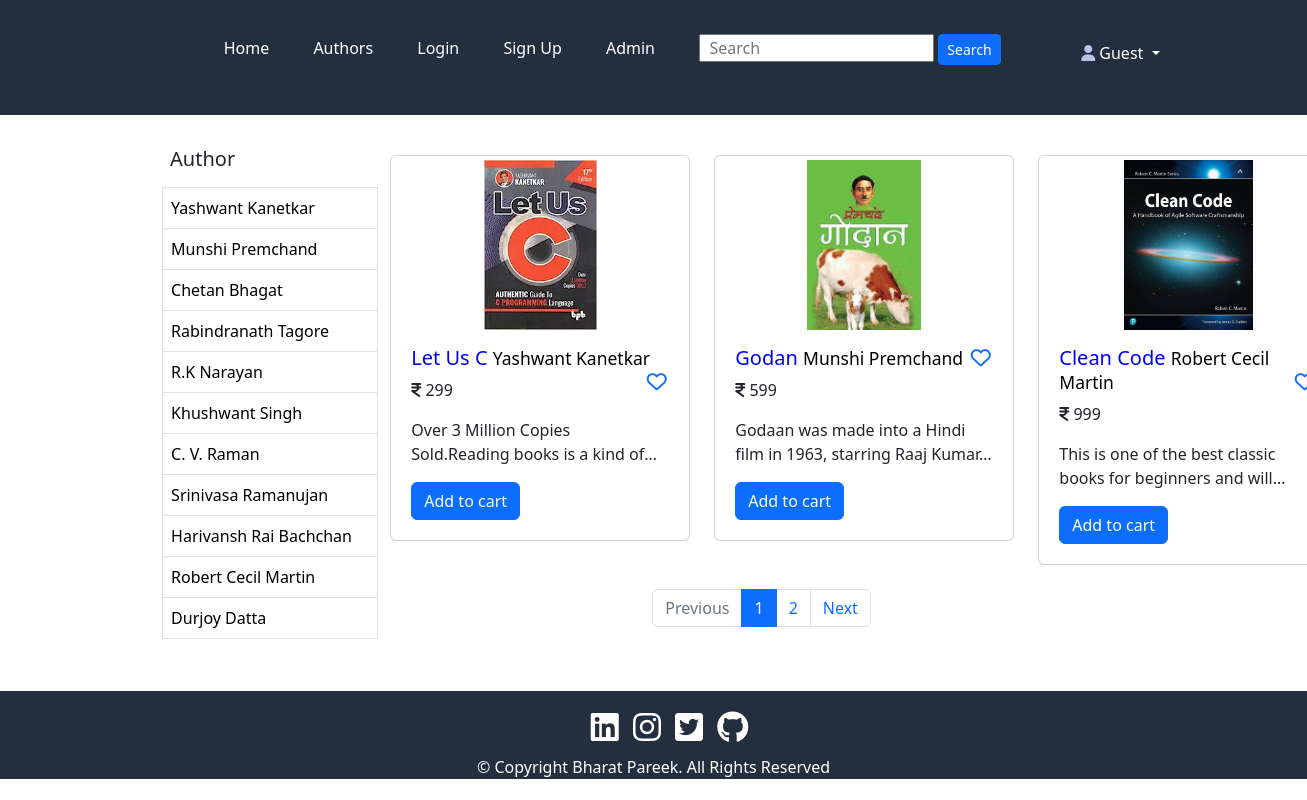
Screenshot of /OnlineBookStore/shop.php with the database file from the repository.
### tables this page shows
CREATE TABLE `tbl_authors` (
  `auth_id` int(11) NOT NULL,
  `auth_name` varchar(150) NOT NULL
);

CREATE TABLE `tbl_products` (
  `product_id` int(11) NOT NULL,
  `product_title` varchar(150) NOT NULL,
  `product_cat_id` int(11) NOT NULL,
  `product_price` float NOT NULL,
  `product_quantity` int(15) NOT NULL,
  `product_short_description` varchar(255) NOT NULL,
  `product_description` varchar(400) NOT NULL,
  `product_image` varchar(255) NOT NULL,
  `auth_id` int(11) NOT NULL
);

### OnlineBookStore/shop.php (the view, shortened to what this page needs)
<?php
	include_once("partials-user-front-end/user-header.php");
?>
<section class="container p-4">
	<div class="container-80">
		<div class="main-content-table">
			<h5 class="p-2">Author</h5>
			<table class="table table-hover table-bordered">
				<tbody>
					<?php
					$sql_author = "select * from tbl_authors";
					$res_author = mysqli_query($conn,$sql_author);
					$count_author = mysqli_num_rows($res_author);
					if($count_author > 0)
					{
						while($row_author=mysqli_fetch_assoc($res_author))
						{
							?>
							<tr>
								<td>
									<a href="<?php echo SITEURL; ?>author-products.php?id=<?php echo $row_author['auth_id']; ?>" class="tbl-a-style-remove">
										<?php echo $row_author['auth_name']; ?>
									</a>
								</td>
							</tr>
							<?php
						}
					}
					else
					{
						echo "<tr><td class='error text-center'>Categories not found</td></tr>";
					}
					?>
				</tbody>
			</table>
		</div>
		<div class="grid-container">
			<?php
  						$page = $_GET['page'] ?? 1;
  						$products_on_page = 3;
  						$skip = ($page-1)*$products_on_page;
  						$sql_product = "select * from tbl_products where product_quantity>0 limit $skip,$products_on_page";
  						$res_product = mysqli_query($conn,$sql_product);
  						$count_product = mysqli_num_rows($res_product);
  						if($count_product > 0)
  						{
  							while($row_product=mysqli_fetch_assoc($res_product))
  							{
  								?>
  								<div class="container mt-3 grid-item">
  									<div class="card p-1" style="width:100%; min-width: 300px;">
  										<?php
  										if($row_product['product_image']!="")
  										{
  											?>
  											<a href="<?php echo SITEURL; ?>product-detail.php?pid=<?php echo $row_product['product_id']; ?>">
  												<img class="card-img-top" src="<?php echo SITEURL; ?>images/product_images/<?php echo $row_product['product_image']; ?>" alt="Card image" style="width:100%">
  											</a>
  											<?php
  										}
  										else
  										{
  											echo "<p class='error text-center'>Image is not found!</p>";
  										}
  										?>
  										<div class="card-body">
  											<h5 class="card-title text-primary">
  												<a href="<?php echo SITEURL; ?>product-detail.php?pid=<?php echo $row_product['product_id']; ?>" class="text-decoration-remove-a">
  													<?php
  														echo $row_product['product_title'];
  														$auth_id = $row_product['auth_id'];
    	              									$sql_author = "select * from tbl_authors where auth_id=$auth_id";
                  										$res_author = mysqli_query($conn,$sql_author);
                  										$count_author = mysqli_num_rows($res_author);
                  										if($count_author > 0)
                  										{
                  										  while($row_author=mysqli_fetch_assoc($res_author))
                  										  {
                      										?>
                        									<tr>
                          										<td>
                          											<small>
                          												<a href="#" class="tbl-a-style-remove">
                              											<?php echo  $row_author['auth_name']; ?>
                            										</a>
                          											</small>
                          										</td>
                          									</tr>
                      	<?php
                    }
                  }
                  else
                  {
                    echo "<tr><td class='error text-center'>Categories not found</td></tr>";
                  }
                  ?>
  												</a>
  												<span class="pull-right">
  													<a href="#">
  														<i class="fa-regular fa-heart"></i>
  													</a>
  												</span>
  											</h5>
  											<p class="card-text">
  												<i class="fa-sharp fa-solid fa-indian-rupee-sign"></i>
  												<?php echo $row_product['product_price'] ?>
  											</p>
  											<p class="card-text over-flow">
  												<?php echo $row_product['product_short_description'] ?>
  											</p>
  											<a href="<?php SITEURL; ?>manage-cart.php?pid=<?php echo $row_product['product_id']; ?>" class="btn btn-primary">Add to cart</a>
  										</div>
  									</div>
  								</div>
  								<?php
  							}
  						}
  						else
  						{
  							echo "<div class='text-center error'>Products are not Found</div>";
  						}
  						?>
  					</div>
  					<div class="  mt-4">
  					<ul class=" justify-content-center pagination">
  						<?php
  						$sql_product_pagination = "select * from tbl_products where product_quantity>0";
  						$res_product_pagination = mysqli_query($conn,$sql_product_pagination);
  						$count_product_pagination = mysqli_num_rows($res_product_pagination);
  						$pages = round($count_product_pagination/$products_on_page);
  						if($page-1>0){
  							?>
  							<li class="page-item"><a class="page-link" href="?page=<?php echo $page-1; ?>">Previous</a></li>
  							<?php
  						}
  						else{
  							?>
  							<li class="page-item"><a class="page-link disabled">Previous</a></li>
  							<?php
  						}
  						$start = $page-2 <= 0 ? 1 : $page -2;
  						$end = $page+2 >= $pages ? $pages : $page+2;
  						for($i=$start;$i<=$end;$i++)
  						{
  							?>
  							<li class="page-item"><a class="page-link <?php if($i==$page) echo 'active'; ?>" href="?page=<?php echo $i; ?>"><?php echo $i; ?></a></li>
  							<?php
  						}
  						?>
  						<?php
  						if($page+1<=$pages){
  							?>
  							<li class="page-item"><a class="page-link" href="?page=<?php echo $page+1; ?>">Next</a></li>
  							<?php
  						}
  						else{
  							?>
  							<li class="page-item"><a class="page-link disabled">Next</a></li>
  							<?php
  						}
  						?>
  					</ul>
  					</div>
  				</section>
<?php
	include_once("partials-user-front-end/user-footer.php")
?>

### OnlineBookStore/css/style.css (style rules this page uses)
* { margin: 0px; padding: 0px; box-sizing: border-box; }
.container-80 { width: 90%; margin: 0 auto; }
.main-content-table { width: 22%; margin: 0 auto; float: left; }
.grid-container { display: grid; grid-template-columns: auto auto auto; }
.grid-item { padding: 0%; }
.card-img-top { height: 170px; width: 100%; object-fit: contain; }
.over-flow { overflow: hidden; display: -webkit-box; -webkit-line-clamp: 2; line-clamp: 2; -webkit-box-orient: vertical; }
.pull-right { float: right; padding-right: 1%; }
.tbl-a-style-remove { text-decoration: none; color: black; }
.text-decoration-remove-a { text-decoration: none; color: blue; }

### rows the page displays
tbl_authors: auth_name "Yashwant Kanetkar"
tbl_authors: auth_name "Munshi Premchand"
tbl_authors: auth_name "Chetan Bhagat"
tbl_authors: auth_name "Rabindranath Tagore"
tbl_authors: auth_name "R.K Narayan"
tbl_authors: auth_name "Khushwant Singh"
tbl_authors: auth_name "C. V. Raman"
tbl_authors: auth_name "Srinivasa Ramanujan"
tbl_authors: auth_name "Harivansh Rai Bachchan"
tbl_authors: auth_name "Robert Cecil Martin"
tbl_authors: auth_name "Durjoy Datta"
tbl_products: product_image (picture), product_title "Let Us C", product_price "299", product_short_description "Over 3 Million Copies Sold.Reading books is a kind…"
tbl_products: product_image (picture), product_title "Godan", product_price "599", product_short_description "Godaan was made into a Hindi film in 1963, starring Raaj…"
tbl_products: product_image (picture), product_title "Clean Code", product_price "999", product_short_description "This is one of the best classic books for beginners and…"
